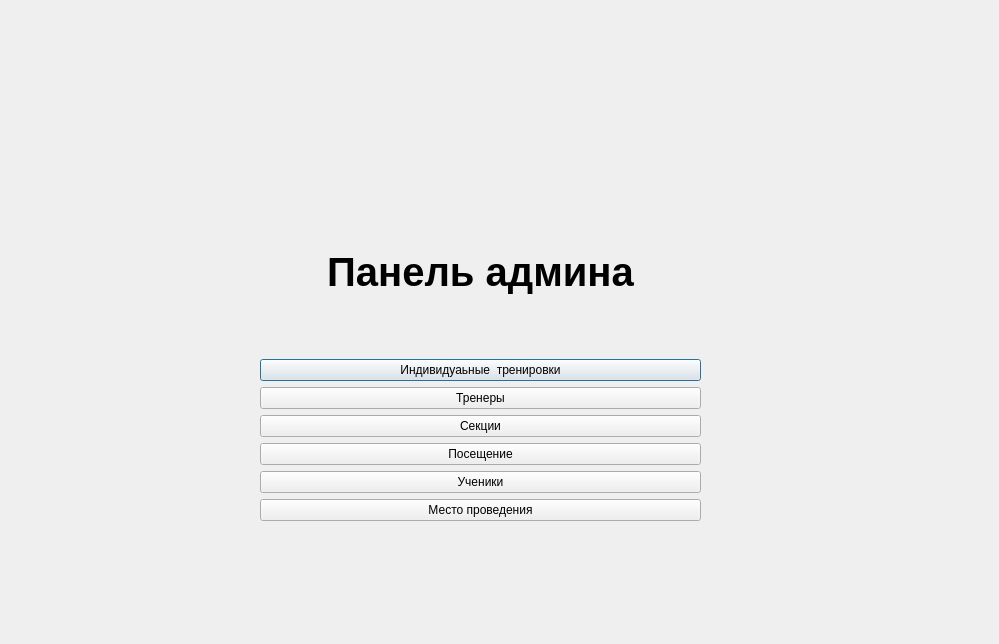
<?xml version="1.0" encoding="UTF-8"?>
<ui version="4.0">
 <class>dialog</class>
 <widget class="QDialog" name="dialog">
  <property name="geometry">
   <rect>
    <x>0</x>
    <y>0</y>
    <width>999</width>
    <height>644</height>
   </rect>
  </property>
  <property name="windowTitle">
   <string>Dialog</string>
  </property>
  <widget class="QWidget" name="layoutWidget">
   <property name="geometry">
    <rect>
     <x>260</x>
     <y>190</y>
     <width>441</width>
     <height>331</height>
    </rect>
   </property>
   <layout class="QVBoxLayout" name="verticalLayout">
    <item>
     <widget class="QLabel" name="label">
      <property name="font">
       <font>
        <pointsize>30</pointsize>
        <weight>75</weight>
        <italic>false</italic>
        <bold>true</bold>
       </font>
      </property>
      <property name="text">
       <string>Панель админа</string>
      </property>
      <property name="textFormat">
       <enum>Qt::PlainText</enum>
      </property>
      <property name="alignment">
       <set>Qt::AlignCenter</set>
      </property>
     </widget>
    </item>
    <item>
     <widget class="QPushButton" name="btnIndTrA">
      <property name="text">
       <string>Индивидуаьные  тренировки</string>
      </property>
     </widget>
    </item>
    <item>
     <widget class="QPushButton" name="btnTrainerA">
      <property name="text">
       <string>Тренеры</string>
      </property>
     </widget>
    </item>
    <item>
     <widget class="QPushButton" name="btnSectionA">
      <property name="text">
       <string>Секции</string>
      </property>
     </widget>
    </item>
    <item>
     <widget class="QPushButton" name="btnVisitingA">
      <property name="text">
       <string>Посещение</string>
      </property>
     </widget>
    </item>
    <item>
     <widget class="QPushButton" name="btnStudentA">
      <property name="text">
       <string>Ученики</string>
      </property>
     </widget>
    </item>
    <item>
     <widget class="QPushButton" name="btnPlaceA">
      <property name="text">
       <string>Место проведения</string>
      </property>
     </widget>
    </item>
   </layout>
  </widget>
 </widget>
 <resources/>
 <connections/>
</ui>
